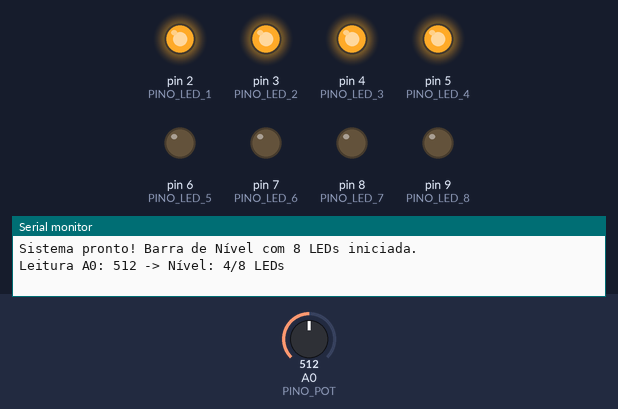
The sketch below on a simulated Arduino Uno, built with avr-gcc and run on an emulated ATmega328P. Shown: output pins drawn as LEDs (lit = HIGH), the last lines printed to the serial monitor. Inputs (shaded band) come from the test bench; at power-on: A0 (PINO_POT) = 512.

Above: at 1.2 s.
1.3 s: A0 (PINO_POT) set to 607
2.8 s: A0 (PINO_POT) set to 634
At 4.0 s:
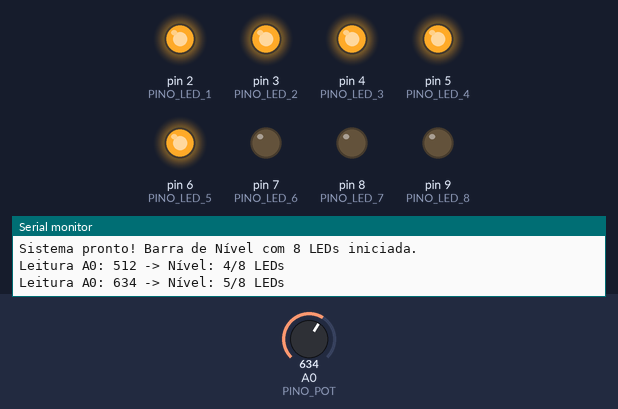
4.3 s: A0 (PINO_POT) set to 741
5.8 s: A0 (PINO_POT) set to 757
At 6.2 s:
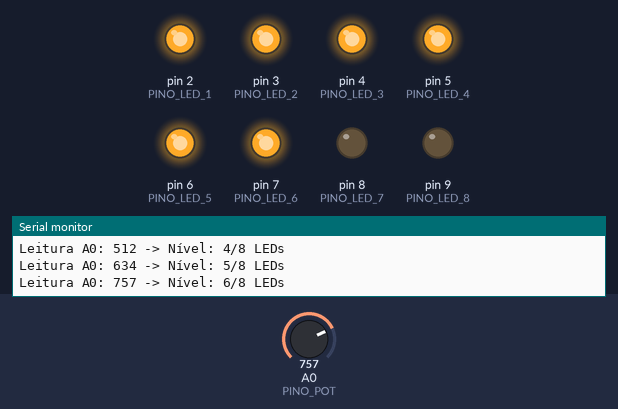
7.3 s: A0 (PINO_POT) set to 864
8.8 s: A0 (PINO_POT) set to 883
At 9.7 s:
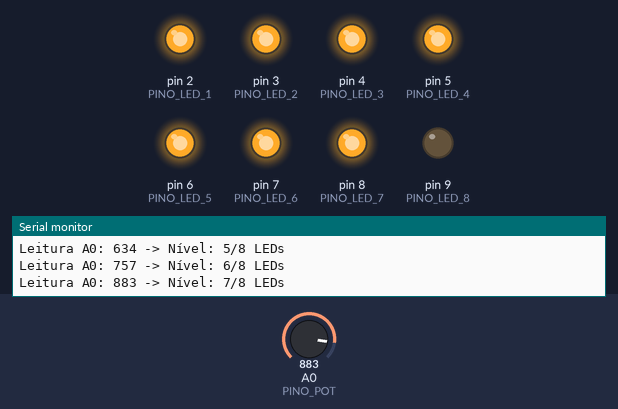
Timing chart, 0 to 11.3 s (numbered marks = the images above; inputs shaded):
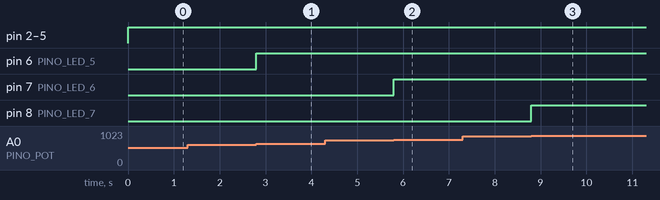

Measured:
- the behaviour switches between 624 and 625 on A0 (PINO_POT) (found by bisection; images 0 and 1)
- the behaviour switches between 749 and 750 on A0 (PINO_POT) (found by bisection; images 1 and 2)
- the behaviour switches between 874 and 875 on A0 (PINO_POT) (found by bisection; images 2 and 3)
- after the input at 1.3 s, every drawn part: stays the same
- after the input at 2.8 s, pin 6 (PINO_LED_5): LOW → HIGH at once
- after the input at 4.3 s, every drawn part: stays the same
- after the input at 5.8 s, pin 7 (PINO_LED_6): LOW → HIGH at once
- after the input at 7.3 s, every drawn part: stays the same
- after the input at 8.8 s, pin 8 (PINO_LED_7): LOW → HIGH at once

The sketch:

p24_barra_de_nivel_com_leds.ino
```cpp
/*
 * Projeto 24: Barra de Nível com LEDs
 * O que faz: Acende de 0 a 8 LEDs em formato de barra gráfica conforme a posição do potenciômetro em A0.
 * Ligações: A0 (Potenciômetro), D2..D9 (8 LEDs via resistores de 220 Ω)
 * Bibliotecas: Nenhuma biblioteca extra
 * Material: 80 Projetos Arduino
 */

const byte PINO_POT = A0;  // Pino central do potenciômetro
const byte PINO_LED_1 = 2; // LED 1 (Verde)
const byte PINO_LED_2 = 3; // LED 2 (Verde)
const byte PINO_LED_3 = 4; // LED 3 (Verde)
const byte PINO_LED_4 = 5; // LED 4 (Amarelo)
const byte PINO_LED_5 = 6; // LED 5 (Amarelo)
const byte PINO_LED_6 = 7; // LED 6 (Amarelo)
const byte PINO_LED_7 = 8; // LED 7 (Vermelho)
const byte PINO_LED_8 = 9; // LED 8 (Vermelho)

const byte PINOS_BARRA[8] = {
  PINO_LED_1, PINO_LED_2, PINO_LED_3, PINO_LED_4,
  PINO_LED_5, PINO_LED_6, PINO_LED_7, PINO_LED_8
};

int ultimoNivel = -1;

void setup() {
  Serial.begin(9600);
  for (byte i = 0; i < 8; i++) {
    pinMode(PINOS_BARRA[i], OUTPUT);
  }
  Serial.println(F("Sistema pronto! Barra de Nível com 8 LEDs iniciada."));
}

void loop() {
  int leitura = analogRead(PINO_POT);
  int nivel = map(leitura, 0, 1000, 0, 8);
  nivel = constrain(nivel, 0, 8);

  for (byte i = 0; i < 8; i++) {
    digitalWrite(PINOS_BARRA[i], (i < nivel) ? HIGH : LOW);
  }

  if (nivel != ultimoNivel) {
    ultimoNivel = nivel;
    Serial.print(F("Leitura A0: "));
    Serial.print(leitura);
    Serial.print(F(" -> Nível: "));
    Serial.print(nivel);
    Serial.println(F("/8 LEDs"));
  }

  delay(25);
}
```
